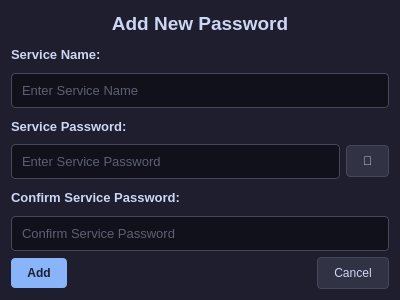
<?xml version="1.0" encoding="UTF-8"?>
<ui version="4.0">
 <class>Dialog</class>
 <widget class="QDialog" name="Dialog">
  <property name="geometry">
   <rect>
    <x>0</x>
    <y>0</y>
    <width>400</width>
    <height>300</height>
   </rect>
  </property>
  <property name="maximumSize">
   <size>
    <width>400</width>
    <height>400</height>
   </size>
  </property>
  <property name="windowTitle">
   <string>Add New Password</string>
  </property>
  <property name="windowIcon">
   <iconset>
    <normaloff>../assets/siriusvault.ico</normaloff>../assets/siriusvault.ico</iconset>
  </property>
  <property name="styleSheet">
   <string notr="true">QDialog {
    background-color: #1e1e2e;
    color: #cdd6f4;
    font-family: &quot;Segoe UI&quot;;
}</string>
  </property>
  <layout class="QVBoxLayout" name="verticalLayout">
   <item>
    <widget class="QLabel" name="label">
     <property name="styleSheet">
      <string notr="true">QLabel {
    color: #cdd6f4;
    font-size: 14pt;
    font-weight: bold;
}</string>
     </property>
     <property name="text">
      <string>Add New Password</string>
     </property>
     <property name="alignment">
      <set>Qt::AlignCenter</set>
     </property>
    </widget>
   </item>
   <item>
    <widget class="QLabel" name="label_2">
     <property name="styleSheet">
      <string notr="true">QLabel {
    color: #cdd6f4;
    font-size: 10pt;
    font-weight: bold;
}</string>
     </property>
     <property name="text">
      <string>Service Name:</string>
     </property>
    </widget>
   </item>
   <item>
    <widget class="QLineEdit" name="input_service_name">
     <property name="styleSheet">
      <string notr="true">QLineEdit {
    background-color: #11111b;
    border: 1px solid #45475a;
    border-radius: 4px;
    color: #a6adc8;
    padding: 8px;
    font-size: 10pt;
}

QLineEdit:focus {
    border: 1px solid #89b4fa;
}</string>
     </property>
     <property name="placeholderText">
      <string>Enter Service Name</string>
     </property>
    </widget>
   </item>
   <item>
    <widget class="QLabel" name="label_3">
     <property name="styleSheet">
      <string notr="true">QLabel {
    color: #cdd6f4;
    font-size: 10pt;
    font-weight: bold;
}</string>
     </property>
     <property name="text">
      <string>Service Password:</string>
     </property>
    </widget>
   </item>
   <item>
    <layout class="QHBoxLayout" name="horizontalLayout">
     <item>
      <widget class="QLineEdit" name="input_service_pass">
       <property name="minimumSize">
        <size>
         <width>0</width>
         <height>0</height>
        </size>
       </property>
       <property name="styleSheet">
        <string notr="true">QLineEdit {
    background-color: #11111b;
    border: 1px solid #45475a;
    border-radius: 4px;
    color: #a6adc8;
    padding: 8px;
    font-size: 10pt;
}

QLineEdit:focus {
    border: 1px solid #89b4fa;
}</string>
       </property>
       <property name="text">
        <string/>
       </property>
       <property name="echoMode">
        <enum>QLineEdit::Password</enum>
       </property>
       <property name="placeholderText">
        <string>Enter Service Password</string>
       </property>
      </widget>
     </item>
     <item>
      <widget class="QPushButton" name="btn_dialog_addP_genRP">
       <property name="minimumSize">
        <size>
         <width>0</width>
         <height>0</height>
        </size>
       </property>
       <property name="toolTip">
        <string>Generate a random strong password.</string>
       </property>
       <property name="styleSheet">
        <string notr="true">QPushButton {
    background-color: #313244;
    color: #cdd6f4;
    border: 1px solid #45475a;
    border-radius: 4px;
    padding: 8px 16px;
	margin: 0px;
}

QPushButton:hover {
    background-color: #45475a;
    color: #ffffff;
}

QToolTip {
    background-color: #313244;
    color: #cdd6f4;
    border: 1px solid #89b4fa;
    border-radius: 4px;
    padding: 5px;
    font-size: 12px;
}</string>
       </property>
       <property name="text">
        <string>🎲</string>
       </property>
       <property name="checkable">
        <bool>false</bool>
       </property>
      </widget>
     </item>
    </layout>
   </item>
   <item>
    <widget class="QLabel" name="label_4">
     <property name="styleSheet">
      <string notr="true">QLabel {
    color: #cdd6f4;
    font-size: 10pt;
    font-weight: bold;
}</string>
     </property>
     <property name="text">
      <string>Confirm Service Password:</string>
     </property>
    </widget>
   </item>
   <item>
    <widget class="QLineEdit" name="input_service_confirm_pass">
     <property name="styleSheet">
      <string notr="true">QLineEdit {
    background-color: #11111b;
    border: 1px solid #45475a;
    border-radius: 4px;
    color: #a6adc8;
    padding: 8px;
    font-size: 10pt;
}

QLineEdit:focus {
    border: 1px solid #89b4fa;
}</string>
     </property>
     <property name="text">
      <string/>
     </property>
     <property name="echoMode">
      <enum>QLineEdit::Password</enum>
     </property>
     <property name="placeholderText">
      <string>Confirm Service Password</string>
     </property>
    </widget>
   </item>
   <item>
    <layout class="QHBoxLayout" name="horizontalLayout_2">
     <item>
      <widget class="QPushButton" name="btn_dialog_addP_Add">
       <property name="styleSheet">
        <string notr="true">QPushButton {
    background-color: #89b4fa;
    color: #1e1e2e;
    border: none;
    border-radius: 4px;
    padding: 8px 16px;
    font-weight: bold;
}

QPushButton:hover {
    background-color: #b4befe;
}

QPushButton:pressed {
    background-color: #74c7ec;
}</string>
       </property>
       <property name="text">
        <string>Add</string>
       </property>
      </widget>
     </item>
     <item>
      <spacer name="horizontalSpacer">
       <property name="orientation">
        <enum>Qt::Horizontal</enum>
       </property>
       <property name="sizeHint" stdset="0">
        <size>
         <width>40</width>
         <height>20</height>
        </size>
       </property>
      </spacer>
     </item>
     <item>
      <widget class="QPushButton" name="btn_dialog_addP_cancel">
       <property name="styleSheet">
        <string notr="true">QPushButton {
    background-color: #313244;
    color: #cdd6f4;
    border: 1px solid #45475a;
    border-radius: 4px;
    padding: 8px 16px;
}

QPushButton:hover {
    background-color: #45475a;
    color: #ffffff;
}</string>
       </property>
       <property name="text">
        <string>Cancel</string>
       </property>
      </widget>
     </item>
    </layout>
   </item>
  </layout>
 </widget>
 <resources/>
 <connections/>
</ui>
